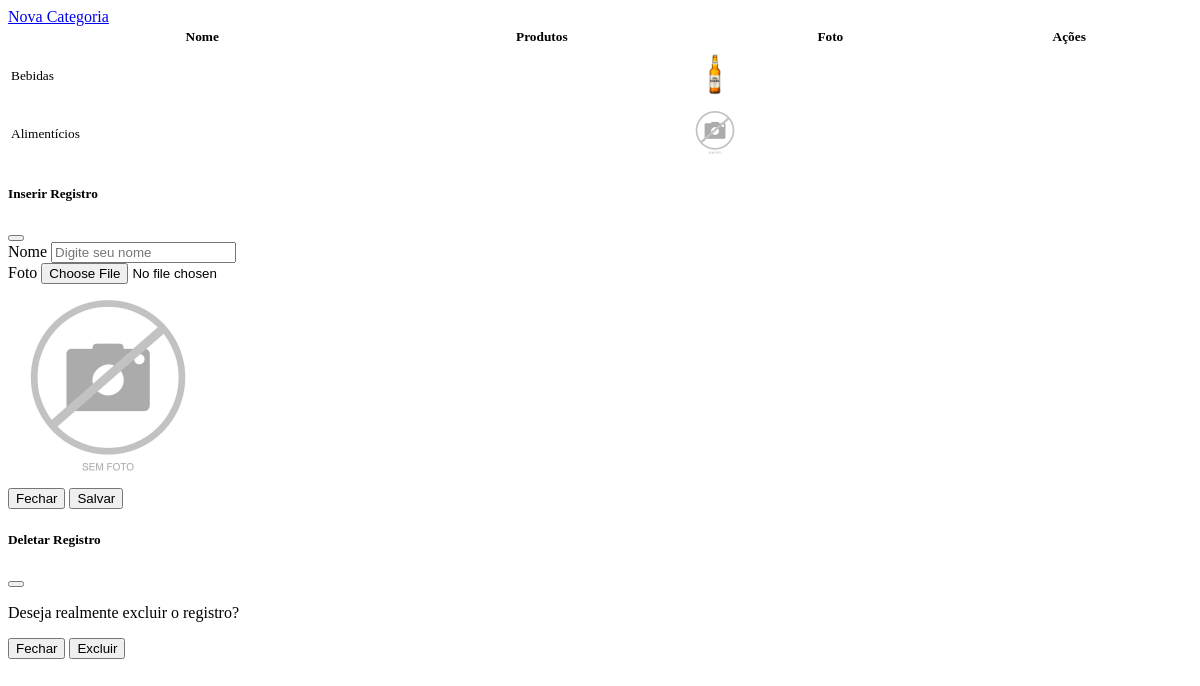
/painel-adm/categorias.php (signed in), run on an earlier commit of the app's database.
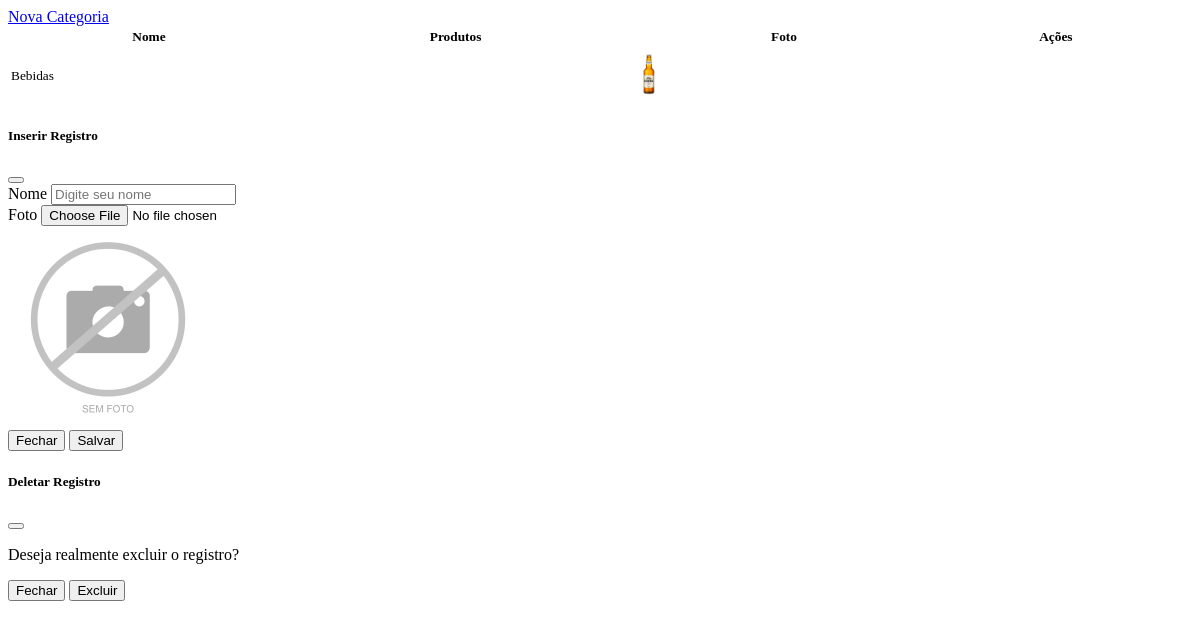
And on a later commit of the database.
### tables this page shows
CREATE TABLE `categorias` (
  `id` int(11) NOT NULL,
  `nome` varchar(50) NOT NULL,
  `foto` varchar(150) DEFAULT NULL
);

### painel-adm/categorias.php (the view, shortened to what this page needs)
<?php
require_once('../conexao.php');
$pag = 'categorias';
?>
<!DOCTYPE html>
<html lang="en">
<head>
</head>
<body>
    <a href="index.php?pagina=<?php echo $pag; ?>&funcao=novo" type="button" class="btn btn-secondary mt-2">Nova Categoria</a>
    <div class="mt-4" style="margin-right: 25px">
        <?php
        $query_tab = $pdo->query("SELECT * FROM categorias order by id desc");
        $res_tab = $query_tab->fetchAll(PDO::FETCH_ASSOC);
        $total_reg_tab = @count($res_tab);
        if ($total_reg_tab > 0) {
        ?>
            <small>
                <table id="usuarios" class="table table-hover my-4" style="width:100%">
                    <thead>
                        <tr>
                            <th>Nome</th>
                            <th>Produtos</th>
                            <th>Foto</th>
                            <th>Ações</th>
                        </tr>
                    </thead>
                    <tbody>
                        <?php
                        for ($i = 0; $i < $total_reg_tab; $i++) {
                        ?>
                            <tr>
                                <td><?php echo $res_tab[$i]['nome']; ?></td>
                                <td></td>
                                <td>
                                    <img src="../img/categorias/<?php echo $res_tab[$i]['foto'] ?>" width="50px">
                                </td>
                                <td>
                                </td>
                            </tr>
                        <?php }
                        ?>
                    </tbody>
                </table>
            </small>
        <?php } else {
            echo "Não existem dados para serem exibidos!";
        } ?>
    </div>
</body>
<?php
if (@$_GET['funcao'] == 'editar') {
    $titulo_modal = "Editar Registro";
    $query_ed = $pdo->query("SELECT * FROM categorias WHERE id = '$_GET[id]'");
    $res_ed = $query_ed->fetchAll(PDO::FETCH_ASSOC);
    $total_res_ed = @count($res_ed);
    if ($total_res_ed > 0) {
        $nome = $res_ed[0]['nome'];
        $nivel = $res_ed[0]['foto'];
    }
} else {
    $titulo_modal = "Inserir Registro";
}
?>
<div class="modal fade" tabindex="-1" id="modalCadastrar">
    <div class="modal-dialog">
        <div class="modal-content">
            <div class="modal-header">
                <h5 class="modal-title"><?php echo $titulo_modal; ?></h5>
                <button type="button" class="btn-close" data-bs-dismiss="modal" aria-label="Close"></button>
            </div>
            <form method="POST" id="form">
                <div class="modal-body">
                    <div class="mb-3">
                        <label for="nome" class="form-label">Nome</label>
                        <input type="text" class="form-control" id="nome" name="nome" placeholder="Digite seu nome" required value="<?php echo @$nome; ?>">
                    </div>
                    <div class="form-group">
                        <label>Foto</label>
                        <input type="file" value="<?php echo @$foto ?>" class="form-control-file" id="imagem" name="imagem" onChange="carregarImg();">
                    </div>
                    <div id="divImgConta" class="mt-4">
                        <?php if (@$foto != "") {
                        ?>
                            <img src="../img/categorias/<?php echo $foto ?>" width="200px" id="target">
                        <?php  } else {
                        ?>
                            <img src="../img/categorias/sem-foto.jpg" width="200px" id="target">
                        <?php } ?>
                    </div>
                </div>
                <div class="modal-footer">
                    <button type="button" class="btn btn-secondary" data-bs-dismiss="modal" id="btn-fechar">Fechar</button>
                    <button type="submit" class="btn btn-primary" name="btn-salvar" id="btn-salvar">Salvar</button>
                </div>
            </form>
        </div>
    </div>
</div>
<div class="modal fade" tabindex="-1" id="modalDeletar">
    <div class="modal-dialog">
        <div class="modal-content">
            <div class="modal-header">
                <h5 class="modal-title">Deletar Registro</h5>
                <button type="button" class="btn-close" data-bs-dismiss="modal" aria-label="Close"></button>
            </div>
            <form method="POST" id="form-excluir">
                <div class="modal-body">
                    <p>Deseja realmente excluir o registro?</p>
                    <div class="modal-footer">
                        <button type="button" class="btn btn-secondary" data-bs-dismiss="modal" id="btn-fechar">Fechar</button>
                        <button type="submit" class="btn btn-danger" name="btn-excluir" id="btn-excluir">Excluir</button>
                    </div>
            </form>
        </div>
    </div>
</div>
</html>

What changed in the data, as far as the page shows it:
removed categorias: nome "Alimentícios", foto (picture)
